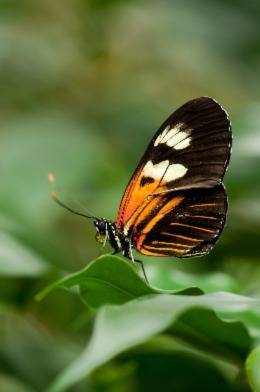
#> input picture RAMON_img/butterfly-3.jpeg, 260 x 392 px
$ python butterfly_example.py
#> lines starting #> are read from the running program, lines starting #| are printed output that depends on the picture
### RAMON_geomeansegmentation/image_segmentation/drlse_segmentation.py
"""
This Python package is written in the context of the Master's thesis of Robbe Ramon, KU Leuven.

Inspired from the following references:

    [1] Y. Rathi, A. Tannenbaum and O. Michailovich, "Segmenting Images on the Tensor Manifold," 2007 IEEE Conference on
    Computer Vision and Pattern Recognition, Minneapolis, MN, USA, 2007, pp. 1-8, doi: 10.1109/CVPR.2007.383010.

    [2] C. Li, C. Xu, C. Gui and M. D. Fox, "Distance Regularized Level Set Evolution and Its Application to Image
    Segmentation," in IEEE Transactions on Image Processing, vol. 19, no. 12, pp. 3243-3254, Dec. 2010,
    doi: 10.1109/TIP.2010.2069690.

    [3] Bini, D.A., Iannazzo, B. A note on computing matrix geometric means. Advances in Computational Mathematics 35,
    175–192 (2011). https://doi.org/10.1007/s10444-010-9165-0

Author: Robbe Ramon
Released under MIT license
"""

import numpy as np
from enum import Enum
from RAMON_geomeansegmentation.matrix_geometric_mean.geodesic_distance import geodesic_distance
from RAMON_geomeansegmentation.matrix_geometric_mean.euclidean_distance import euclidean_distance
from RAMON_geomeansegmentation.matrix_geometric_mean.cheap_mean import cheap_mean
from scipy.ndimage import laplace
from scipy.ndimage import gaussian_filter
from scipy.linalg import eigh
import cv2


class PotentialFunction(Enum):
    SINGLE_WELL = 0
    DOUBLE_WELL = 1


class EdgeIndicator(Enum):
    GEODESIC_DISTANCE = 0
    SCALAR_DIFFERENCE = 1
    EUCLIDEAN_DISTANCE = 2

    def __str__(self):
        return f"EdgeIndicator.{self.name}"

    # [4 lines left out: function from_string, not called in this run]


def perform_segmentation(
        image: np.ndarray,
        initial_contours_coordinates: [tuple[int, int, int, int]],
        iter_inner: int = 10,
        iter_outer: int = 30,
        lmbda: float = 5,
        alfa: float = -3,
        epsilon: float = 1.5,
        sigma: float = 0.8,
        potential_function: PotentialFunction = PotentialFunction.DOUBLE_WELL,
        edge_indicator: EdgeIndicator = EdgeIndicator.GEODESIC_DISTANCE,
        amount_of_points: int = 10
):
    """Perform image segmentation using the one of three edge indicators en level set evolution

    Parameters:
    image (np.ndarray): The image to segment
    initial_contours_coordinates ([tuple[int, int, int, int]]): The x and y coordinates of all initial contours
    iter_inner (int): amount of inner iterations during level set evolution
    iter_outer (int): amount of outer iterations during level set evolution
    lmbda (float): weight of the weighted length term [2]
    alfa (float): weight of the weighted area term [2]
    epsilon (float): width of Dirac Delta function
    potential_function (EdgeIndicator): choice of potential function in distance regularization term [2]
    amount_of_points (int): the amount of points utilised for calculating
        the matrix geometric mean in the geodesic distance edge indicator

    Yields:
    phi:contour update after evolution step

   """

    # Construct g
    if len(image.shape) == 3:
        g = construct_g(image, edge_indicator, sigma, amount_of_points)
    else:
        g = _construct_g_greyscale(image, edge_indicator, sigma, amount_of_points)

    # Initialize LSF as binary step function
    phi = _initialize_lsf(initial_contours_coordinates, image)
    yield phi

    timestep = 1
    mu = 0.2 / timestep  # coefficient of the distance regularization term R(phi) [2]

    for n in range(iter_outer):
        phi = _update_lsf(phi, g, lmbda, mu, alfa, epsilon, timestep, iter_inner, potential_function)
        yield phi

    # Refine the zero level contour by further level set evolution with alfa=0 [2]
    alfa = 0
    iter_refine = 10
    phi = _update_lsf(phi, g, lmbda, mu, alfa, epsilon, timestep, iter_refine, potential_function)
    yield phi


def construct_g(image: np.ndarray, edge_detector: EdgeIndicator, sigma: float, amount_of_points: int):

    if edge_detector == EdgeIndicator.GEODESIC_DISTANCE:

        img_smooth = gaussian_filter(image, sigma if len(image.shape) < 3 else [sigma, sigma, 0])
        tensor_manifold = _construct_tensor_manifold(img_smooth)
        return _manifold_to_g(tensor_manifold, amount_of_points)
    if edge_detector == EdgeIndicator.SCALAR_DIFFERENCE:

        if len(image.shape) < 3:
            image = cv2.cvtColor(image, cv2.COLOR_RGB2GRAY)
            img_smooth = gaussian_filter(image, sigma)
            [Iy, Ix] = np.gradient(img_smooth)
            f = np.square(Ix) + np.square(Iy)
        else:
            img_smooth = gaussian_filter(image, [sigma, sigma, 0])
            [Iy_1, Ix_1] = np.gradient(img_smooth[:, :, 0])
            [Iy_2, Ix_2] = np.gradient(img_smooth[:, :, 1])
            [Iy_3, Ix_3] = np.gradient(img_smooth[:, :, 2])
            f = np.square(Ix_1) + np.square(Iy_1) + np.square(Ix_2) + np.square(Iy_2) + np.square(Ix_3) + np.square(Iy_3)

        return 1 / (1 + f)
    if edge_detector == EdgeIndicator.EUCLIDEAN_DISTANCE:
        img_smooth = gaussian_filter(image, sigma if len(image.shape) < 3 else [sigma, sigma, 0])
        tensor_manifold = _construct_tensor_manifold(img_smooth)
        return _manifold_to_g_euclidean_mean(tensor_manifold)


# [11 lines left out: function _construct_g_greyscale, not called in this run]


def _manifold_to_g(tensor_manifold: np.ndarray, amount_of_points: int):

    # Calculating the geometric mean
    h, w = tensor_manifold[:2]
    arr = np.zeros(tensor_manifold.shape[:2])
    n_points = amount_of_points
    indices = np.linspace(0, arr.size - 1, n_points, dtype=int)
    x_coords, y_coords = np.unravel_index(indices, arr.shape)
    selected_matrices = tensor_manifold[x_coords, y_coords].reshape(-1, 2, 2)
    selected_matrices = [m for m in selected_matrices if not (m.shape == (2, 2) and np.all(m == 0))]
    mu = cheap_mean(*selected_matrices)[0]

    # Calculating geodesic distances
    distance_matrix = np.zeros(tensor_manifold.shape[:2])
    for idx, x in enumerate(tensor_manifold):
        for idy, y in enumerate(x):

            if np.any(np.iscomplex(mu)):
                mu = np.real(mu)

            distance_matrix[idx, idy] = geodesic_distance(
                tensor_manifold[idx, idy], mu)

    # Calculating the g value
    calculate_g_value = lambda x: (1 / (1 + x ** 8))
    g = np.vectorize(calculate_g_value)(distance_matrix)

    return g


# [23 lines left out: function _manifold_to_g_euclidean_mean, not called in this run]


def _construct_tensor_manifold(image: np.ndarray):
    r, g, b = image[:, :, 0], image[:, :, 1], image[:, :, 2]

    d_x_r, d_y_r = np.gradient(r)
    d_x_g, d_y_g = np.gradient(g)
    d_x_b, d_y_b = np.gradient(b)

    d_x_x_r = np.gradient(d_x_r)[0]
    d_y_y_r = np.gradient(d_y_r)[1]
    d_x_y_r = np.gradient(d_x_r)[1]

    d_x_x_g = np.gradient(d_x_g)[0]
    d_y_y_g = np.gradient(d_y_g)[1]
    d_x_y_g = np.gradient(d_x_g)[1]

    d_x_x_b = np.gradient(d_x_b)[0]
    d_y_y_b = np.gradient(d_y_b)[1]
    d_x_y_b = np.gradient(d_x_b)[1]

    tensor_manifold = np.empty((d_x_r.shape[0], d_y_r.shape[1]) + (2, 2))

    for idx, x in enumerate(tensor_manifold):
        for idy, y in enumerate(tensor_manifold[idx]):
            tensor_manifold[idx][idy][0][0] = d_x_x_r[idx][idy] + d_x_x_g[idx][idy] + d_x_x_b[idx][idy]
            tensor_manifold[idx][idy][0][1] = d_x_y_r[idx][idy] + d_x_y_g[idx][idy] + d_x_y_b[idx][idy]
            tensor_manifold[idx][idy][1][0] = d_x_y_r[idx][idy] + d_x_y_g[idx][idy] + d_x_y_b[idx][idy]
            tensor_manifold[idx][idy][1][1] = d_y_y_r[idx][idy] + d_y_y_g[idx][idy] + d_y_y_b[idx][idy]

            eigenvalues, eigenvectors = eigh(tensor_manifold[idx][idy])
            if np.any(eigenvalues < 0) & np.all(eigenvalues > 1e-8):
                x = eigenvectors @ np.diag(np.abs(eigenvalues)) @ np.transpose(eigenvectors)
                tensor_manifold[idx][idy] = x
            elif np.any(eigenvalues < 1e-8):
                eigenvalues = np.where(np.abs(eigenvalues) < 1e-8, 0.01, eigenvalues)
                x = eigenvectors @ np.diag(np.abs(eigenvalues)) @ np.transpose(eigenvectors)
                tensor_manifold[idx][idy] = x

    return tensor_manifold


# [109 lines left out: functions _construct_tensor_manifold_greyscale, _initialize_lsf, _update_lsf, _dist_reg_p2, _div, _dirac and 1 more, not called in this run]

### RAMON_geomeansegmentation/matrix_geometric_mean/cheap_mean.py
"""
This Python package is written in the context of the Master's thesis of Robbe Ramon, KU Leuven.

Inspired from the following references:

    [1] Y. Rathi, A. Tannenbaum and O. Michailovich, "Segmenting Images on the Tensor Manifold," 2007 IEEE Conference on
    Computer Vision and Pattern Recognition, Minneapolis, MN, USA, 2007, pp. 1-8, doi: 10.1109/CVPR.2007.383010.

    [2] C. Li, C. Xu, C. Gui and M. D. Fox, "Distance Regularized Level Set Evolution and Its Application to Image
    Segmentation," in IEEE Transactions on Image Processing, vol. 19, no. 12, pp. 3243-3254, Dec. 2010,
    doi: 10.1109/TIP.2010.2069690.

    [3] Bini, D.A., Iannazzo, B. A note on computing matrix geometric means. Advances in Computational Mathematics 35,
    175–192 (2011). https://doi.org/10.1007/s10444-010-9165-0

Author: Robbe Ramon
Released under MIT license
"""

import numpy as np
from scipy.linalg import logm, expm, pinv, det


# Implemented as described by Bini et al. [3]
def cheap_mean(*args):
    n = args[0].shape[0]
    p = len(args)
    tol = 1e-12
    maxiter = 1000

    A = [args[k] for k in range(p)]
    ct = 0

    while True:

        ct += 1

        A1 = [np.zeros((n, n)) for k in range(p)]
        for k in range(p):

            B = pinv(A[k])
            S = np.zeros((n, n))
            for h in range(p):

                if h != k:
                    X = B @ A[h]
                    X_logm = np.zeros((n, n)) \
                        if det(X) == 0 \
                        else logm(X)
                    S = np.add(S, X_logm)

            A1[k] = A[k] @ expm(1 / p * S)

        ni = np.linalg.norm(A1[0] - A[0])
        if ni < tol:
            iter = ct
            break
        if ct == maxiter:
            print('CHEAP: Max number of iterations reached')
            iter = ct
            break
        A = A1.copy()

    C = A1[0]
    for k in range(1, p):
        C = np.add(C, A1[k])
    C = C / p

    return C, iter

### RAMON_examples/butterfly_example.py
"""
This Python package is written in the context of the Master's thesis of Robbe Ramon, KU Leuven.

Inspired from the following references:

    [1] Y. Rathi, A. Tannenbaum and O. Michailovich, "Segmenting Images on the Tensor Manifold," 2007 IEEE Conference on
    Computer Vision and Pattern Recognition, Minneapolis, MN, USA, 2007, pp. 1-8, doi: 10.1109/CVPR.2007.383010.

    [2] C. Li, C. Xu, C. Gui and M. D. Fox, "Distance Regularized Level Set Evolution and Its Application to Image
    Segmentation," in IEEE Transactions on Image Processing, vol. 19, no. 12, pp. 3243-3254, Dec. 2010,
    doi: 10.1109/TIP.2010.2069690.

    [3] Bini, D.A., Iannazzo, B. A note on computing matrix geometric means. Advances in Computational Mathematics 35,
    175–192 (2011). https://doi.org/10.1007/s10444-010-9165-0

Author: Robbe Ramon
Released under MIT license
"""

import cv2
from RAMON_geomeansegmentation.image_segmentation.drlse_segmentation import perform_segmentation, PotentialFunction, EdgeIndicator, construct_g
from RAMON_figure.show_figure import show_all, show_lsf, show_contour
from segmentrecognition.image_recognition_recognize import recognize_animal


def execute(img_path, initial_countour_coordinates, iter_inner, iter_outer, lmbda, alfa, epsilon, sigma, potential_function, edge_indicator, amount_of_points):
#> called with img_path = '../RAMON_img/butterfly-3.jpeg', iter_inner = 15, iter_outer = 35, lmbda = 2, alfa = 4, epsilon = 1.5, sigma = 1, amount_of_points = 100
    img = cv2.imread(img_path)
#> img is the input picture: shape (392, 260, 3); mean B, G, R 56.1, 107.3, 89.5
    img = cv2.cvtColor(img, cv2.COLOR_BGR2RGB)

    original_img = img

    # Geodesic distance edge indicator
    seg = perform_segmentation(
        image=img,
        initial_contours_coordinates=initial_countour_coordinates,
        iter_inner=iter_inner,
        iter_outer=iter_outer,
        lmbda=lmbda,
        alfa=alfa,
        epsilon=epsilon,
        sigma=sigma,
        potential_function=potential_function,
        edge_indicator=edge_indicator,
        amount_of_points=amount_of_points
    )


    # [29 lines of commented-out code are left out]

    n = 0
    while True:
        try:
            n = n + 1
            phi = next(seg)
#> in _construct_tensor_manifold, `r, g, b = image[:, :, 0], image[:, :, 1], image[:, :, 2]`:
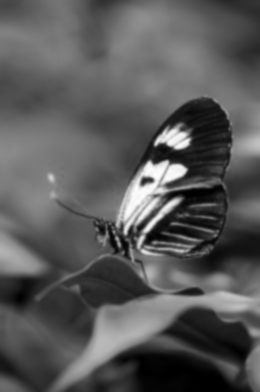
#> r: shape (392, 260); min 0, max 253, mean 88.5
#> in _construct_tensor_manifold, `r, g, b = image[:, :, 0], image[:, :, 1], image[:, :, 2]`:
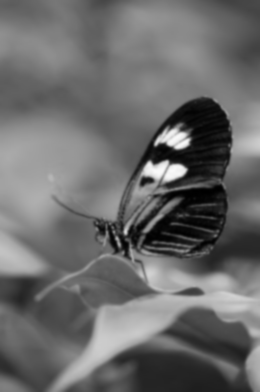
#> g: shape (392, 260); min 0, max 249, mean 106.3
#> in _construct_tensor_manifold, `r, g, b = image[:, :, 0], image[:, :, 1], image[:, :, 2]`:
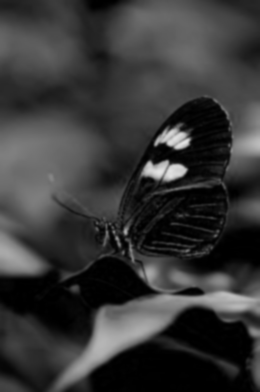
#> b: shape (392, 260); min 0, max 228, mean 55.1
#> in _construct_tensor_manifold, `d_x_b, d_y_b = np.gradient(b)`:
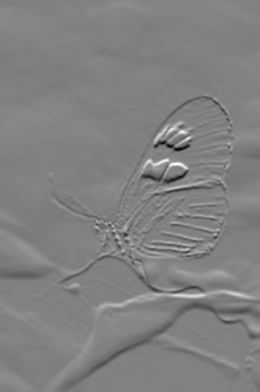
#> d_x_b: shape (392, 260) float64; min -64, max 62, mean -0.1; drawn with min black and max white
#> in _construct_tensor_manifold, `d_y_y_r = np.gradient(d_y_r)[1]`:
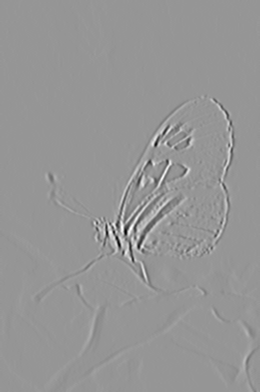
#> d_y_y_r: shape (392, 260) float64; min -44.25, max 31, mean 0; drawn with min black and max white
#> in _construct_tensor_manifold, `d_x_y_r = np.gradient(d_x_r)[1]`:
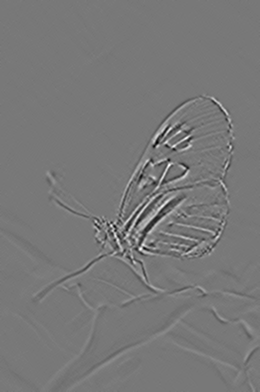
#> d_x_y_r: shape (392, 260) float64; min -21.5, max 24, mean 0; drawn with min black and max white
#> in _construct_tensor_manifold, `d_x_x_b = np.gradient(d_x_b)[0]`:
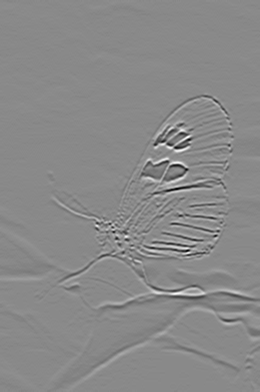
#> d_x_x_b: shape (392, 260) float64; min -32, max 27.5, mean 0; drawn with min black and max white
#> in _manifold_to_g, `selected_matrices = [m for m in selected_matrices if not (m.shape == (..`: selected_matrices = 100 items, first 6: [[1, 0], [0, 0.01]], [[0.485, -0.121], [-0.121, 0.546]], [[0.75, 0], [0, 0.5]], [[0.25, -0.25], [-0.25, 0.5]], [[1, 0], [0, 0.01]], [[1, 0], [0, 0.01]]
            print(len(phi))
            print(len(phi[0]))
            print("Phi0: ", phi[0])
            print("Phi1: ", phi[1])
            print("Original Image", original_img)
            if n == 1:
                show_lsf(phi)
                show_contour(phi, original_img)
            else:
                show_all(phi, original_img)
        except StopIteration:
            # new_img_path = cut_image(phi, img_path)
            recognize_animal(img_path)
            break


if __name__ == "__main__":
#> (the run stopped early here; a loop or call above may not have finished)
